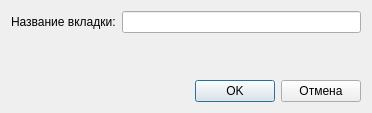
<?xml version="1.0" encoding="UTF-8"?>
<ui version="4.0">
 <class>DlgTabLabel</class>
 <widget class="QDialog" name="DlgTabLabel">
  <property name="geometry">
   <rect>
    <x>0</x>
    <y>0</y>
    <width>372</width>
    <height>113</height>
   </rect>
  </property>
  <property name="windowTitle">
   <string>Переименовать вкладку</string>
  </property>
  <layout class="QVBoxLayout" name="verticalLayout">
   <item>
    <layout class="QHBoxLayout" name="horizontalLayout_2">
     <item>
      <widget class="QLabel" name="label">
       <property name="text">
        <string>Название вкладки:</string>
       </property>
       <property name="wordWrap">
        <bool>true</bool>
       </property>
      </widget>
     </item>
     <item>
      <widget class="QLineEdit" name="lineEdit"/>
     </item>
    </layout>
   </item>
   <item>
    <spacer name="verticalSpacer">
     <property name="orientation">
      <enum>Qt::Vertical</enum>
     </property>
     <property name="sizeHint" stdset="0">
      <size>
       <width>20</width>
       <height>40</height>
      </size>
     </property>
    </spacer>
   </item>
   <item>
    <layout class="QHBoxLayout" name="horizontalLayout">
     <item>
      <spacer name="horizontalSpacer">
       <property name="orientation">
        <enum>Qt::Horizontal</enum>
       </property>
       <property name="sizeHint" stdset="0">
        <size>
         <width>40</width>
         <height>20</height>
        </size>
       </property>
      </spacer>
     </item>
     <item>
      <widget class="QPushButton" name="okButton">
       <property name="text">
        <string>OK</string>
       </property>
       <property name="default">
        <bool>true</bool>
       </property>
      </widget>
     </item>
     <item>
      <widget class="QPushButton" name="cancelButton">
       <property name="text">
        <string>Отмена</string>
       </property>
      </widget>
     </item>
    </layout>
   </item>
  </layout>
 </widget>
 <resources/>
 <connections>
  <connection>
   <sender>cancelButton</sender>
   <signal>clicked()</signal>
   <receiver>DlgTabLabel</receiver>
   <slot>reject()</slot>
   <hints>
    <hint type="sourcelabel">
     <x>258</x>
     <y>49</y>
    </hint>
    <hint type="destinationlabel">
     <x>152</x>
     <y>35</y>
    </hint>
   </hints>
  </connection>
 </connections>
</ui>
